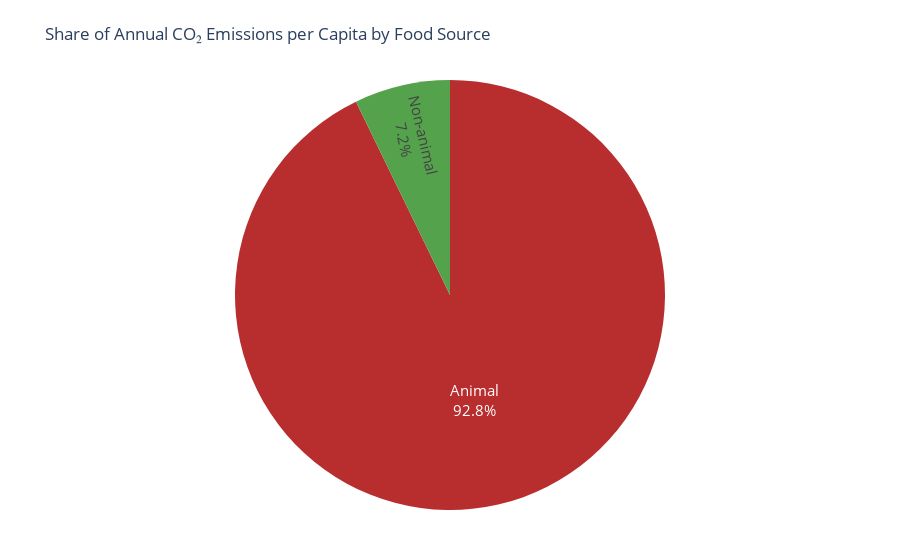

This figure's notebook cell:
### Markdown cell above
Diet is a significant driver of greenhouse gas emissions, with food production systems contributing substantially to global CO₂ outputs. The environmental impact of different food sources varies widely, particularly between animal-based and plant-based products. Understanding the relative contributions of these sources to per capita emissions is essential for informing sustainable dietary strategies and climate policy.  
The pie chart below presents a comparative breakdown of these contributions, offering insight into the role of food consumption in national carbon footprints.

### Code cell
pio.renderers.default = 'vscode'

fig = px.pie(df, 
             values= 'sum', 
             names= 'product_category',
             title= 'Share of Annual CO₂ Emissions per Capita by Food Source',
             color= 'product_category',
             color_discrete_map= {
                 'Animal': 'B82E2E',
                 'Non-animal': '54A24B'
             })
fig.update_traces(
    textinfo='percent+label',
    textfont_size=15 
)
fig.update_layout(
    title_font_size=17,
    showlegend= False,
    margin=dict(b=50, t= 80)
)
fig.show()

### Figure 1 — Plotly figure (JSON) as saved in the notebook; plotly's stock layout.template omitted (floating-point values rounded to 4 significant figures)
{"data": [{"customdata": [["Animal"], ["Non-animal"]], "domain": {"x": [0, 1], "y": [0, 1]}, "hovertemplate": "product_category=%{customdata[0]}<br>sum=%{value}<extra></extra>", "labels": ["Animal", "Non-animal"], "legendgroup": "", "marker": {"colors": ["B82E2E", "54A24B"]}, "name": "", "showlegend": true, "textfont": {"size": 15}, "textinfo": "percent+label", "type": "pie", "values": [98710.0, 7663.0]}], "layout": {"legend": {"tracegroupgap": 0}, "margin": {"b": 50, "t": 80}, "showlegend": false, "title": {"font": {"size": 17}, "text": "Share of Annual CO₂ Emissions per Capita by Food Source"}}}
